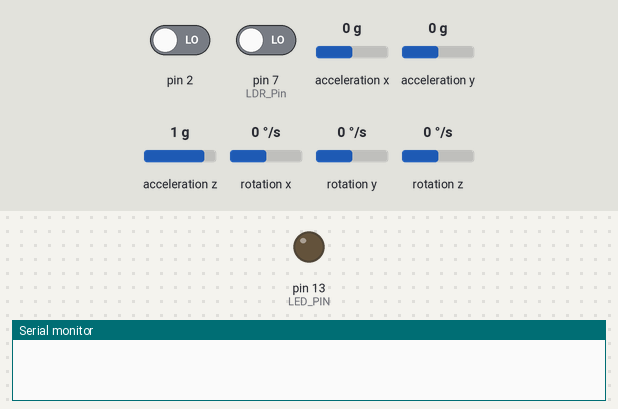
The sketch below on a simulated Arduino Uno, built with avr-gcc and run on an emulated ATmega328P. Shown: output pins drawn as LEDs (lit = HIGH), the last lines printed to the serial monitor. The inputs (shaded band) are chosen by the test bench; at power-on: acceleration x 0 g, acceleration z 1 g, acceleration y 0 g, pin 2 LOW, pin 7 (LDR_Pin) LOW, rotation x 0 °/s, rotation y 0 °/s, rotation z 0 °/s. The sensor or clock chip raises its interrupt line as the real part does.

Above: at 0.1 s.
At 0.92 s:
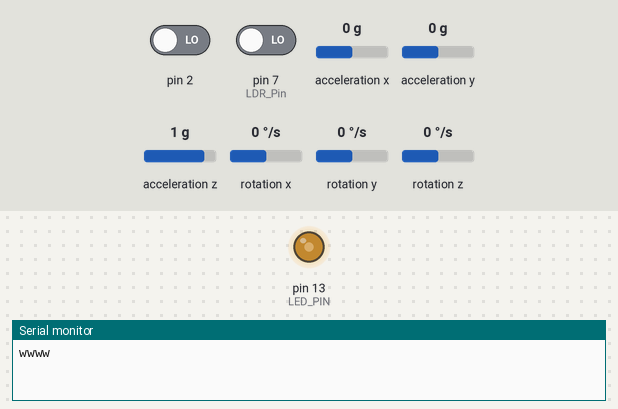
1.8 s: acceleration x set to -0.2 g
4.8 s: acceleration z set to -0.8 g
7.8 s: acceleration y set to -0.2 g
Timing chart, 0 to 16.8 s (numbered marks = the images above; inputs shaded):
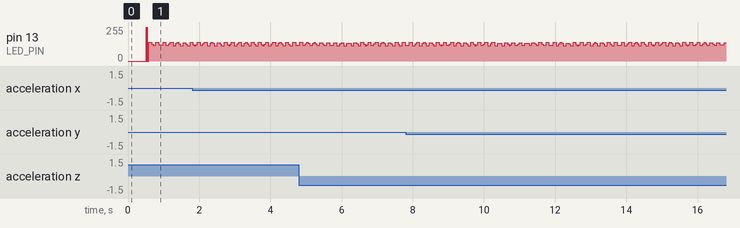

The sketch:

accXBee.ino
```cpp
/*
connections: switch to 7
XBee connections: TX RX = 0, 1
INT-D2
SCL A1
SDA A2

*/
//#include <SoftwareSerial.h>
#include "I2Cdev.h"

#include "MPU6050_6Axis_MotionApps20.h"
#if I2CDEV_IMPLEMENTATION == I2CDEV_ARDUINO_WIRE
    #include "Wire.h"
#endif

MPU6050 mpu;
#define OUTPUT_READABLE_REALACCEL
#define LED_PIN 13
int LDR_Pin = 7;
bool blinkState = false;

// MPU control/status vars
bool dmpReady = false;  // set true if DMP init was successful
uint8_t mpuIntStatus;   // holds actual interrupt status byte from MPU
uint8_t devStatus;      // return status after each device operation (0 = success, !0 = error)
uint16_t packetSize;    // expected DMP packet size (default is 42 bytes)
uint16_t fifoCount;     // count of all bytes currently in FIFO
uint8_t fifoBuffer[64]; // FIFO storage buffer

// orientation/motion vars
Quaternion q;           // [w, x, y, z]         quaternion container
VectorInt16 aa;         // [x, y, z]            accel sensor measurements
VectorInt16 aaReal;     // [x, y, z]            gravity-free accel sensor measurements
VectorInt16 aaWorld;    // [x, y, z]            world-frame accel sensor measurements
VectorFloat gravity;    // [x, y, z]            gravity vector


volatile bool mpuInterrupt = false;
void dmpDataReady() {
    mpuInterrupt = true;
}
//SoftwareSerial XBee(0, 1);//RX,TX;

void setup() {
    #if I2CDEV_IMPLEMENTATION == I2CDEV_ARDUINO_WIRE
        Wire.begin();
        TWBR = 24;
    #elif I2CDEV_IMPLEMENTATION == I2CDEV_BUILTIN_FASTWIRE
        Fastwire::setup(400, true);
    #endif
    Serial.begin(9600);
//    XBee.begin(9600);
    while (!Serial); // wait for Leonardo enumeration, others continue immediately
    mpu.initialize();

    devStatus = mpu.dmpInitialize();
    mpu.setXGyroOffset(0);//220
    mpu.setYGyroOffset(76);//76
    mpu.setZGyroOffset(-85);//-85
    mpu.setZAccelOffset(1788); // 1688 factory default for my test chip
    mpu.setDMPEnabled(true);

    if (devStatus == 0) {
        attachInterrupt(0, dmpDataReady, RISING);
        mpuIntStatus = mpu.getIntStatus();
        dmpReady = true;
        packetSize = mpu.dmpGetFIFOPacketSize();

    } else {
        Serial.print(F("DMP Initialization failed (code "));
        Serial.print(devStatus);
        Serial.println(F(")"));
    }
    pinMode(LED_PIN, OUTPUT);
}

int arrx[10];
int arry[10];
int arrz[10];
int i = 0;
float sx = 0;float sy=0; float sz=0;
int flag = 1;
void loop() {
    int LDRReading = digitalRead(LDR_Pin);
 //   Serial.println(LDRReading);
//    Serial.println("lalalal");
      if (!dmpReady) return;
      mpuInterrupt = false;
      mpuIntStatus = mpu.getIntStatus();
      fifoCount = mpu.getFIFOCount();
      if ((mpuIntStatus & 0x10) || fifoCount == 1024) {
          mpu.resetFIFO();
      } else if (mpuIntStatus & 0x02) {
          while (fifoCount < packetSize) fifoCount = mpu.getFIFOCount();
          mpu.getFIFOBytes(fifoBuffer, packetSize);
          fifoCount -= packetSize;
          #ifdef OUTPUT_READABLE_REALACCEL
              mpu.dmpGetQuaternion(&q, fifoBuffer);
              mpu.dmpGetAccel(&aa, fifoBuffer);
              mpu.dmpGetGravity(&gravity, &q);
              mpu.dmpGetLinearAccel(&aaReal, &aa, &gravity);
              if(flag==1){
/*
                Serial.print(aaReal.x);
                Serial.print("\t");
                Serial.print(aaReal.y);
                Serial.print("\t");
                Serial.print(aaReal.z);
                Serial.print("\t");
                Serial.println(i);
*/
                if(i<10){
                  arrx[i] = aaReal.x;
                  arry[i] = aaReal.y;
                  arrz[i] = aaReal.z;
                  i++;
                }
                else{
                  for(int j=0; j<10; j++){
                    sx +=arrx[j];
                    sy +=arry[j];
                    sz +=arrz[j];
                    i=0;
                  }
//                  Serial.print("lalalala");
/*
                  Serial.print(sx/10);
                  Serial.print("\t");
                  Serial.print(sy/10);
                  Serial.print("\t");
                  Serial.println(sz/10);
*/
                  if(sx<0 ){
                    Serial.print('z');
//                    XBee.write('z');
                  }
                  else if(sy/10 > 10){
                    Serial.print('d');
//                    XBee.write('d');
                  }
                  else if(sx/10 < -10){
                    Serial.print('a');
  //                  XBee.write('a');
                  }
                  else{

                    Serial.print('w');
//                    XBee.write('w');
                  }
                }
               }
 /*
                else{
                  Serial.println("first reading for callibration..");
                  Serial.print(aaReal.x);
                  Serial.print("\t");
                  Serial.print(aaReal.y);
                  Serial.print("\t");
                  Serial.println(aaReal.z);
                  Serial.println("callibrate and here you go....");
                  flag = 1;
                }
*/
               sx = sy = sz = 0;


          #endif
          blinkState = !blinkState;
          digitalWrite(LED_PIN, blinkState);
      }
}
```
